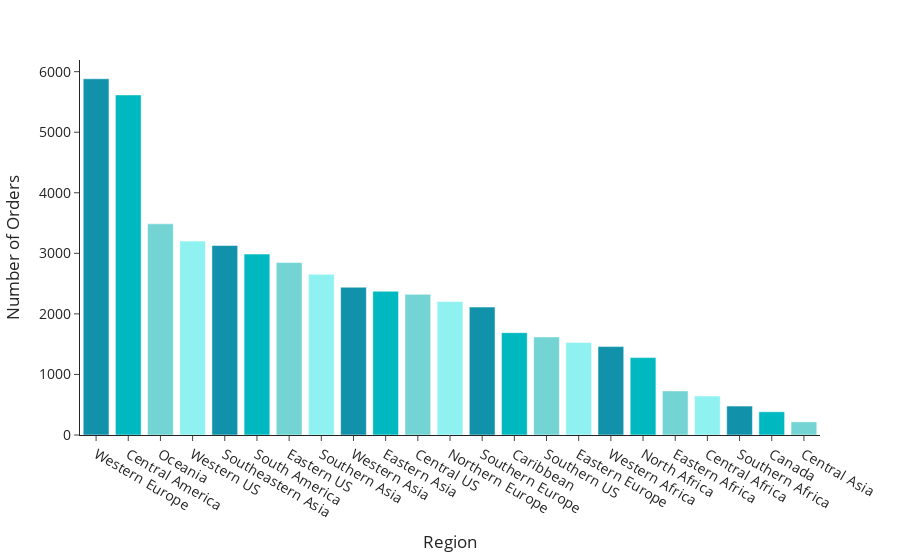

Here is the notebook cell this chart was saved with:
### Markdown cell above
##### Region

### Code cell
fig = px.bar(x = orders['Region'].value_counts().index, y = orders['Region'].value_counts(),
             color = orders['Region'].value_counts().index,
             template = 'simple_white', color_discrete_sequence = colors)

#Set Title and x/y axis labels
fig.update_layout(
    xaxis_title="Region",
    yaxis_title="Number of Orders",
    showlegend = False,
    font = dict(
            size = 14
            ),    
    title={
        #'text': "Frequency of Orders by Region",
        'y':0.95,
        'x':0.5
        }
    )

fig.show()

### Figure 1 — Plotly figure (JSON) as saved in the notebook; plotly's stock layout.template omitted (floating-point values rounded to 4 significant figures)
{"data": [{"alignmentgroup": "True", "hovertemplate": "color=Western Europe<br>x=%{x}<br>y=%{y}<extra></extra>", "legendgroup": "Western Europe", "marker": {"color": "#1192AA", "pattern": {"shape": ""}}, "name": "Western Europe", "offsetgroup": "Western Europe", "orientation": "v", "showlegend": true, "textposition": "auto", "type": "bar", "x": ["Western Europe"], "xaxis": "x", "y": [5883], "yaxis": "y"}, {"alignmentgroup": "True", "hovertemplate": "color=Central America<br>x=%{x}<br>y=%{y}<extra></extra>", "legendgroup": "Central America", "marker": {"color": "#00B8C0", "pattern": {"shape": ""}}, "name": "Central America", "offsetgroup": "Central America", "orientation": "v", "showlegend": true, "textposition": "auto", "type": "bar", "x": ["Central America"], "xaxis": "x", "y": [5616], "yaxis": "y"}, {"alignmentgroup": "True", "hovertemplate": "color=Oceania<br>x=%{x}<br>y=%{y}<extra></extra>", "legendgroup": "Oceania", "marker": {"color": "#73D4D3", "pattern": {"shape": ""}}, "name": "Oceania", "offsetgroup": "Oceania", "orientation": "v", "showlegend": true, "textposition": "auto", "type": "bar", "x": ["Oceania"], "xaxis": "x", "y": [3487], "yaxis": "y"}, {"alignmentgroup": "True", "hovertemplate": "color=Western US<br>x=%{x}<br>y=%{y}<extra></extra>", "legendgroup": "Western US", "marker": {"color": "#90F2F0", "pattern": {"shape": ""}}, "name": "Western US", "offsetgroup": "Western US", "orientation": "v", "showlegend": true, "textposition": "auto", "type": "bar", "x": ["Western US"], "xaxis": "x", "y": [3203], "yaxis": "y"}, {"alignmentgroup": "True", "hovertemplate": "color=Southeastern Asia<br>x=%{x}<br>y=%{y}<extra></extra>", "legendgroup": "Southeastern Asia", "marker": {"color": "#1192AA", "pattern": {"shape": ""}}, "name": "Southeastern Asia", "offsetgroup": "Southeastern Asia", "orientation": "v", "showlegend": true, "textposition": "auto", "type": "bar", "x": ["Southeastern Asia"], "xaxis": "x", "y": [3129], "yaxis": "y"}, {"alignmentgroup": "True", "hovertemplate": "color=South America<br>x=%{x}<br>y=%{y}<extra></extra>", "legendgroup": "South America", "marker": {"color": "#00B8C0", "pattern": {"shape": ""}}, "name": "South America", "offsetgroup": "South America", "orientation": "v", "showlegend": true, "textposition": "auto", "type": "bar", "x": ["South America"], "xaxis": "x", "y": [2988], "yaxis": "y"}, {"alignmentgroup": "True", "hovertemplate": "color=Eastern US<br>x=%{x}<br>y=%{y}<extra></extra>", "legendgroup": "Eastern US", "marker": {"color": "#73D4D3", "pattern": {"shape": ""}}, "name": "Eastern US", "offsetgroup": "Eastern US", "orientation": "v", "showlegend": true, "textposition": "auto", "type": "bar", "x": ["Eastern US"], "xaxis": "x", "y": [2848], "yaxis": "y"}, {"alignmentgroup": "True", "hovertemplate": "color=Southern Asia<br>x=%{x}<br>y=%{y}<extra></extra>", "legendgroup": "Southern Asia", "marker": {"color": "#90F2F0", "pattern": {"shape": ""}}, "name": "Southern Asia", "offsetgroup": "Southern Asia", "orientation": "v", "showlegend": true, "textposition": "auto", "type": "bar", "x": ["Southern Asia"], "xaxis": "x", "y": [2655], "yaxis": "y"}, {"alignmentgroup": "True", "hovertemplate": "color=Western Asia<br>x=%{x}<br>y=%{y}<extra></extra>", "legendgroup": "Western Asia", "marker": {"color": "#1192AA", "pattern": {"shape": ""}}, "name": "Western Asia", "offsetgroup": "Western Asia", "orientation": "v", "showlegend": true, "textposition": "auto", "type": "bar", "x": ["Western Asia"], "xaxis": "x", "y": [2440], "yaxis": "y"}, {"alignmentgroup": "True", "hovertemplate": "color=Eastern Asia<br>x=%{x}<br>y=%{y}<extra></extra>", "legendgroup": "Eastern Asia", "marker": {"color": "#00B8C0", "pattern": {"shape": ""}}, "name": "Eastern Asia", "offsetgroup": "Eastern Asia", "orientation": "v", "showlegend": true, "textposition": "auto", "type": "bar", "x": ["Eastern Asia"], "xaxis": "x", "y": [2374], "yaxis": "y"}, {"alignmentgroup": "True", "hovertemplate": "color=Central US<br>x=%{x}<br>y=%{y}<extra></extra>", "legendgroup": "Central US", "marker": {"color": "#73D4D3", "pattern": {"shape": ""}}, "name": "Central US", "offsetgroup": "Central US", "orientation": "v", "showlegend": true, "textposition": "auto", "type": "bar", "x": ["Central US"], "xaxis": "x", "y": [2323], "yaxis": "y"}, {"alignmentgroup": "True", "hovertemplate": "color=Northern Europe<br>x=%{x}<br>y=%{y}<extra></extra>", "legendgroup": "Northern Europe", "marker": {"color": "#90F2F0", "pattern": {"shape": ""}}, "name": "Northern Europe", "offsetgroup": "Northern Europe", "orientation": "v", "showlegend": true, "textposition": "auto", "type": "bar", "x": ["Northern Europe"], "xaxis": "x", "y": [2204], "yaxis": "y"}, {"alignmentgroup": "True", "hovertemplate": "color=Southern Europe<br>x=%{x}<br>y=%{y}<extra></extra>", "legendgroup": "Southern Europe", "marker": {"color": "#1192AA", "pattern": {"shape": ""}}, "name": "Southern Europe", "offsetgroup": "Southern Europe", "orientation": "v", "showlegend": true, "textposition": "auto", "type": "bar", "x": ["Southern Europe"], "xaxis": "x", "y": [2113], "yaxis": "y"}, {"alignmentgroup": "True", "hovertemplate": "color=Caribbean<br>x=%{x}<br>y=%{y}<extra></extra>", "legendgroup": "Caribbean", "marker": {"color": "#00B8C0", "pattern": {"shape": ""}}, "name": "Caribbean", "offsetgroup": "Caribbean", "orientation": "v", "showlegend": true, "textposition": "auto", "type": "bar", "x": ["Caribbean"], "xaxis": "x", "y": [1690], "yaxis": "y"}, {"alignmentgroup": "True", "hovertemplate": "color=Southern US<br>x=%{x}<br>y=%{y}<extra></extra>", "legendgroup": "Southern US", "marker": {"color": "#73D4D3", "pattern": {"shape": ""}}, "name": "Southern US", "offsetgroup": "Southern US", "orientation": "v", "showlegend": true, "textposition": "auto", "type": "bar", "x": ["Southern US"], "xaxis": "x", "y": [1620], "yaxis": "y"}, {"alignmentgroup": "True", "hovertemplate": "color=Eastern Europe<br>x=%{x}<br>y=%{y}<extra></extra>", "legendgroup": "Eastern Europe", "marker": {"color": "#90F2F0", "pattern": {"shape": ""}}, "name": "Eastern Europe", "offsetgroup": "Eastern Europe", "orientation": "v", "showlegend": true, "textposition": "auto", "type": "bar", "x": ["Eastern Europe"], "xaxis": "x", "y": [1529], "yaxis": "y"}, {"alignmentgroup": "True", "hovertemplate": "color=Western Africa<br>x=%{x}<br>y=%{y}<extra></extra>", "legendgroup": "Western Africa", "marker": {"color": "#1192AA", "pattern": {"shape": ""}}, "name": "Western Africa", "offsetgroup": "Western Africa", "orientation": "v", "showlegend": true, "textposition": "auto", "type": "bar", "x": ["Western Africa"], "xaxis": "x", "y": [1460], "yaxis": "y"}, {"alignmentgroup": "True", "hovertemplate": "color=North Africa<br>x=%{x}<br>y=%{y}<extra></extra>", "legendgroup": "North Africa", "marker": {"color": "#00B8C0", "pattern": {"shape": ""}}, "name": "North Africa", "offsetgroup": "North Africa", "orientation": "v", "showlegend": true, "textposition": "auto", "type": "bar", "x": ["North Africa"], "xaxis": "x", "y": [1278], "yaxis": "y"}, {"alignmentgroup": "True", "hovertemplate": "color=Eastern Africa<br>x=%{x}<br>y=%{y}<extra></extra>", "legendgroup": "Eastern Africa", "marker": {"color": "#73D4D3", "pattern": {"shape": ""}}, "name": "Eastern Africa", "offsetgroup": "Eastern Africa", "orientation": "v", "showlegend": true, "textposition": "auto", "type": "bar", "x": ["Eastern Africa"], "xaxis": "x", "y": [728], "yaxis": "y"}, {"alignmentgroup": "True", "hovertemplate": "color=Central Africa<br>x=%{x}<br>y=%{y}<extra></extra>", "legendgroup": "Central Africa", "marker": {"color": "#90F2F0", "pattern": {"shape": ""}}, "name": "Central Africa", "offsetgroup": "Central Africa", "orientation": "v", "showlegend": true, "textposition": "auto", "type": "bar", "x": ["Central Africa"], "xaxis": "x", "y": [643], "yaxis": "y"}, {"alignmentgroup": "True", "hovertemplate": "color=Southern Africa<br>x=%{x}<br>y=%{y}<extra></extra>", "legendgroup": "Southern Africa", "marker": {"color": "#1192AA", "pattern": {"shape": ""}}, "name": "Southern Africa", "offsetgroup": "Southern Africa", "orientation": "v", "showlegend": true, "textposition": "auto", "type": "bar", "x": ["Southern Africa"], "xaxis": "x", "y": [478], "yaxis": "y"}, {"alignmentgroup": "True", "hovertemplate": "color=Canada<br>x=%{x}<br>y=%{y}<extra></extra>", "legendgroup": "Canada", "marker": {"color": "#00B8C0", "pattern": {"shape": ""}}, "name": "Canada", "offsetgroup": "Canada", "orientation": "v", "showlegend": true, "textposition": "auto", "type": "bar", "x": ["Canada"], "xaxis": "x", "y": [384], "yaxis": "y"}, {"alignmentgroup": "True", "hovertemplate": "color=Central Asia<br>x=%{x}<br>y=%{y}<extra></extra>", "legendgroup": "Central Asia", "marker": {"color": "#73D4D3", "pattern": {"shape": ""}}, "name": "Central Asia", "offsetgroup": "Central Asia", "orientation": "v", "showlegend": true, "textposition": "auto", "type": "bar", "x": ["Central Asia"], "xaxis": "x", "y": [217], "yaxis": "y"}], "layout": {"barmode": "relative", "font": {"size": 14}, "legend": {"title": {"text": "color"}, "tracegroupgap": 0}, "margin": {"t": 60}, "showlegend": false, "title": {"x": 0.5, "y": 0.95}, "xaxis": {"anchor": "y", "domain": [0, 1], "title": {"text": "Region"}}, "yaxis": {"anchor": "x", "domain": [0, 1], "title": {"text": "Number of Orders"}}}}
